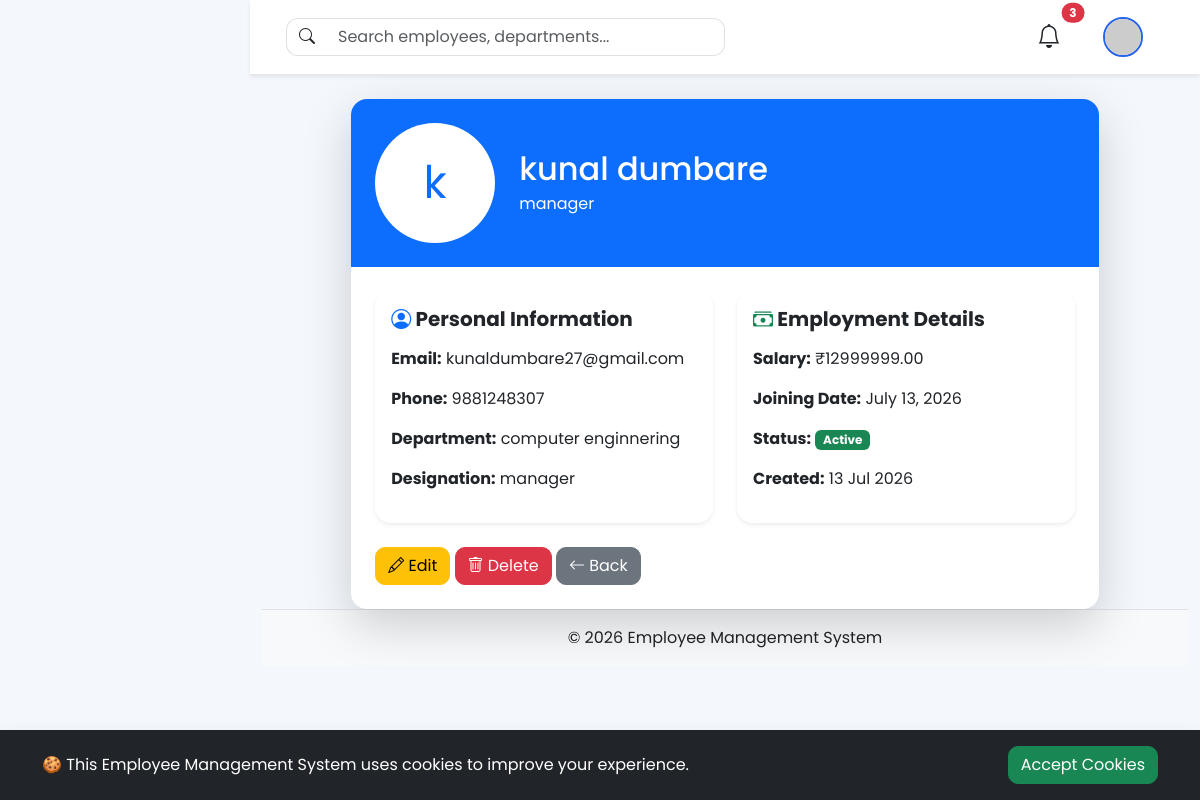
Screenshot of /employees/2/ with the database file from the repository.
### employees/models.py (models this page shows, shortened)
class Employee(models.Model):
    first_name = models.CharField(
        max_length=100,
        db_index=True
    )
    last_name = models.CharField(
        max_length=100
    )
    email = models.EmailField(
        unique=True,
        db_index=True
    )
    phone = models.CharField(
        max_length=15
    )
    designation = models.CharField(
        max_length=100,
        db_index=True
    )
    department = models.ForeignKey(
        Department,
        on_delete=models.CASCADE,
        related_name="employees"
    )
    salary = models.DecimalField(
        max_digits=10,
        decimal_places=2
    )
    joining_date = models.DateField()
    profile_picture = models.ImageField(
        upload_to="employees/",
        blank=True,
        null=True
    )
    is_active = models.BooleanField(
        default=True
    )
    created_at = models.DateTimeField(
        auto_now_add=True
    )
    updated_at = models.DateTimeField(
        auto_now=True
    )
    class Meta:
        ordering = ["first_name"]
        indexes = [
            models.Index(fields=["first_name"]),
            models.Index(fields=["email"]),
            models.Index(fields=["designation"]),
            models.Index(fields=["salary"]),
        ]
    from django.db import models

### departments/models.py (models this page shows, shortened)
class Department(models.Model):
    department_name = models.CharField(
        max_length=100,
        unique=True,
        db_index=True
    )
    manager_name = models.CharField(
        max_length=100
    )
    location = models.CharField(
        max_length=100
    )
    description = models.TextField(
        blank=True
    )
    created_at = models.DateTimeField(
        auto_now_add=True
    )
    updated_at = models.DateTimeField(
        auto_now=True
    )
    class Meta:
        ordering = ["department_name"]
        indexes = [
            models.Index(fields=["department_name"]),
            models.Index(fields=["location"]),
        ]

### employees/views.py (the view)
def employee_detail(request, pk):
    employee = get_object_or_404(
        Employee.objects.select_related("department"),
        pk=pk
    )
    return render(
        request,
        "employees/employee_detail.html",
        {"employee": employee},
    )

### templates/employees/employee_detail.html (shortened to what this page needs)
{% extends "base.html" %}
{% block content %}
<div class="container">
<div class="row justify-content-center">
<div class="col-lg-10">
<div class="card shadow-lg border-0 rounded-4 overflow-hidden">
<div class="bg-primary text-white p-4">
<div class="d-flex align-items-center">
{% if employee.profile_picture %}
<img src="{{employee.profile_picture.url}}"
class="rounded-circle me-4"
width="120"
height="120">
{% else %}
<div class="rounded-circle bg-white text-primary
d-flex align-items-center justify-content-center me-4"
style="width:120px;height:120px;font-size:45px">
{{employee.first_name|first}}
</div>
{% endif %}
<div>
<h2 class="mb-1">
{{employee.first_name}}
{{employee.last_name}}
</h2>
<p class="mb-0">
{{employee.designation}}
</p>
</div>
</div>
</div>
<div class="card-body p-4">
<div class="row g-4">
<div class="col-md-6">
<div class="card h-100 border-0 shadow-sm">
<div class="card-body">
<h5 class="fw-bold mb-3">
<i class="bi bi-person-circle text-primary"></i>
Personal Information
</h5>
<p>
<strong>Email:</strong>
{{employee.email}}
</p>
<p>
<strong>Phone:</strong>
{{employee.phone}}
</p>
<p>
<strong>Department:</strong>
{{employee.department.department_name}}
</p>
<p>
<strong>Designation:</strong>
{{employee.designation}}
</p>
</div>
</div>
</div>
<div class="col-md-6">
<div class="card h-100 border-0 shadow-sm">
<div class="card-body">
<h5 class="fw-bold mb-3">
<i class="bi bi-cash-stack text-success"></i>
Employment Details
</h5>
<p>
<strong>Salary:</strong>
₹{{employee.salary}}
</p>
<p>
<strong>Joining Date:</strong>
{{employee.joining_date}}
</p>
<p>
<strong>Status:</strong>
{% if employee.is_active %}
<span class="badge bg-success">
Active
</span>
{% else %}
<span class="badge bg-danger">
Inactive
</span>
{% endif %}
</p>
<p>
<strong>Created:</strong>
{{employee.created_at|date:"d M Y"}}
</p>
</div>
</div>
</div>
</div>
<div class="mt-4">
<a href="{% url 'employee_update' employee.id %}"
class="btn btn-warning">
<i class="bi bi-pencil"></i>
Edit
</a>
<a href="{% url 'employee_delete' employee.id %}"
class="btn btn-danger">
<i class="bi bi-trash"></i>
Delete
</a>
<a href="{% url 'employee_list' %}"
class="btn btn-secondary">
<i class="bi bi-arrow-left"></i>
Back
</a>
</div>
</div>
</div>
</div>
</div>
{% endblock %}

### static/css/style.css (style rules this page uses)
* { margin:0; padding:0; box-sizing:border-box; }
body { font-family:'Poppins',sans-serif; background:#f4f7fc; }
.card { border:none; border-radius:16px; box-shadow:0 10px 30px rgba(0,0,0,.08); }
.btn { border-radius:10px; }

### rows the page displays
Employee: first_name|first "k", first_name "kunal", last_name "dumbare", designation "manager", email "kunaldumbare27@gmail.com", phone "9881248307", department.department_name "computer enginnering", salary "12999999.00", joining_date "July 13, 2026", created_at "13 Jul 2026"
